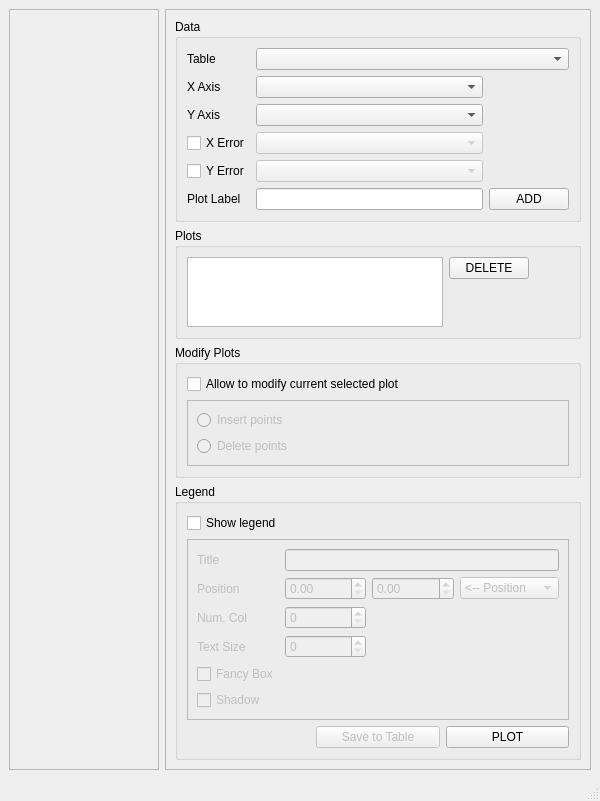
<?xml version="1.0" encoding="UTF-8"?>
<ui version="4.0">
 <class>plotTableWindow</class>
 <widget class="QMainWindow" name="plotTableWindow">
  <property name="geometry">
   <rect>
    <x>0</x>
    <y>0</y>
    <width>600</width>
    <height>796</height>
   </rect>
  </property>
  <property name="windowTitle">
   <string>MainWindow</string>
  </property>
  <widget class="QWidget" name="centralwidget">
   <layout class="QHBoxLayout" name="horizontalLayout">
    <item>
     <widget class="QFrame" name="plot_frame">
      <property name="sizePolicy">
       <sizepolicy hsizetype="Minimum" vsizetype="Expanding">
        <horstretch>0</horstretch>
        <verstretch>0</verstretch>
       </sizepolicy>
      </property>
      <property name="frameShape">
       <enum>QFrame::StyledPanel</enum>
      </property>
      <property name="frameShadow">
       <enum>QFrame::Raised</enum>
      </property>
      <layout class="QVBoxLayout" name="plot_frame_Layout"/>
     </widget>
    </item>
    <item>
     <widget class="QFrame" name="frame_2">
      <property name="sizePolicy">
       <sizepolicy hsizetype="Maximum" vsizetype="Expanding">
        <horstretch>0</horstretch>
        <verstretch>0</verstretch>
       </sizepolicy>
      </property>
      <property name="frameShape">
       <enum>QFrame::StyledPanel</enum>
      </property>
      <property name="frameShadow">
       <enum>QFrame::Raised</enum>
      </property>
      <layout class="QVBoxLayout" name="verticalLayout">
       <item>
        <widget class="QGroupBox" name="groupBox">
         <property name="title">
          <string>Data</string>
         </property>
         <layout class="QGridLayout" name="gridLayout">
          <item row="0" column="0">
           <widget class="QLabel" name="label">
            <property name="text">
             <string>Table</string>
            </property>
           </widget>
          </item>
          <item row="1" column="0">
           <widget class="QLabel" name="label_2">
            <property name="text">
             <string>X Axis</string>
            </property>
           </widget>
          </item>
          <item row="2" column="0">
           <widget class="QLabel" name="label_3">
            <property name="text">
             <string>Y Axis</string>
            </property>
           </widget>
          </item>
          <item row="5" column="0">
           <widget class="QLabel" name="label_4">
            <property name="text">
             <string>Plot Label</string>
            </property>
           </widget>
          </item>
          <item row="5" column="1">
           <widget class="QLineEdit" name="plotLabel"/>
          </item>
          <item row="0" column="1" colspan="2">
           <widget class="QComboBox" name="tableList">
            <property name="sizeAdjustPolicy">
             <enum>QComboBox::AdjustToMinimumContentsLength</enum>
            </property>
            <property name="minimumContentsLength">
             <number>15</number>
            </property>
           </widget>
          </item>
          <item row="1" column="1">
           <widget class="QComboBox" name="XAxis"/>
          </item>
          <item row="2" column="1">
           <widget class="QComboBox" name="YAxis"/>
          </item>
          <item row="5" column="2">
           <widget class="QPushButton" name="addButton">
            <property name="text">
             <string>ADD</string>
            </property>
           </widget>
          </item>
          <item row="3" column="1">
           <widget class="QComboBox" name="XError">
            <property name="enabled">
             <bool>false</bool>
            </property>
           </widget>
          </item>
          <item row="4" column="1">
           <widget class="QComboBox" name="YError">
            <property name="enabled">
             <bool>false</bool>
            </property>
           </widget>
          </item>
          <item row="3" column="0">
           <widget class="QCheckBox" name="xerrorCheck">
            <property name="text">
             <string>X Error</string>
            </property>
           </widget>
          </item>
          <item row="4" column="0">
           <widget class="QCheckBox" name="yerrorCheck">
            <property name="text">
             <string>Y Error</string>
            </property>
           </widget>
          </item>
         </layout>
        </widget>
       </item>
       <item>
        <widget class="QGroupBox" name="groupBox_2">
         <property name="title">
          <string>Plots</string>
         </property>
         <layout class="QGridLayout" name="gridLayout_2">
          <item row="0" column="2">
           <spacer name="horizontalSpacer_2">
            <property name="orientation">
             <enum>Qt::Horizontal</enum>
            </property>
            <property name="sizeHint" stdset="0">
             <size>
              <width>40</width>
              <height>20</height>
             </size>
            </property>
           </spacer>
          </item>
          <item row="0" column="0" rowspan="3">
           <widget class="QListWidget" name="plotList"/>
          </item>
          <item row="0" column="1">
           <widget class="QPushButton" name="delPlotButton">
            <property name="text">
             <string>DELETE</string>
            </property>
           </widget>
          </item>
         </layout>
        </widget>
       </item>
       <item>
        <widget class="QGroupBox" name="groupBox_4">
         <property name="title">
          <string>Modify Plots</string>
         </property>
         <layout class="QVBoxLayout" name="verticalLayout_2">
          <item>
           <widget class="QCheckBox" name="modifyPlotsBox">
            <property name="text">
             <string>Allow to modify current selected plot</string>
            </property>
           </widget>
          </item>
          <item>
           <widget class="QFrame" name="modifyPlotsFrame">
            <property name="enabled">
             <bool>false</bool>
            </property>
            <property name="frameShape">
             <enum>QFrame::StyledPanel</enum>
            </property>
            <property name="frameShadow">
             <enum>QFrame::Raised</enum>
            </property>
            <layout class="QVBoxLayout" name="verticalLayout_3">
             <item>
              <widget class="QRadioButton" name="insertPointsRadio">
               <property name="text">
                <string>Insert points</string>
               </property>
              </widget>
             </item>
             <item>
              <widget class="QRadioButton" name="deletePointsRadio">
               <property name="text">
                <string>Delete points</string>
               </property>
              </widget>
             </item>
            </layout>
           </widget>
          </item>
         </layout>
        </widget>
       </item>
       <item>
        <widget class="QGroupBox" name="groupBox_3">
         <property name="title">
          <string>Legend</string>
         </property>
         <layout class="QGridLayout" name="gridLayout_3">
          <item row="3" column="2">
           <widget class="QPushButton" name="plotButton">
            <property name="text">
             <string>PLOT</string>
            </property>
           </widget>
          </item>
          <item row="1" column="0" colspan="3">
           <widget class="QFrame" name="legendFrame">
            <property name="enabled">
             <bool>false</bool>
            </property>
            <property name="frameShape">
             <enum>QFrame::StyledPanel</enum>
            </property>
            <property name="frameShadow">
             <enum>QFrame::Raised</enum>
            </property>
            <layout class="QGridLayout" name="gridLayout_4">
             <item row="1" column="0">
              <widget class="QLabel" name="label_5">
               <property name="text">
                <string>Title</string>
               </property>
              </widget>
             </item>
             <item row="1" column="1" colspan="3">
              <widget class="QLineEdit" name="titleLine">
               <property name="inputMask">
                <string/>
               </property>
              </widget>
             </item>
             <item row="2" column="0">
              <widget class="QLabel" name="label_6">
               <property name="text">
                <string>Position</string>
               </property>
              </widget>
             </item>
             <item row="2" column="1">
              <widget class="QDoubleSpinBox" name="xposSpin">
               <property name="maximum">
                <double>1.000000000000000</double>
               </property>
               <property name="singleStep">
                <double>0.100000000000000</double>
               </property>
              </widget>
             </item>
             <item row="2" column="2">
              <widget class="QDoubleSpinBox" name="yposSpin">
               <property name="maximum">
                <double>1.000000000000000</double>
               </property>
               <property name="singleStep">
                <double>0.100000000000000</double>
               </property>
              </widget>
             </item>
             <item row="2" column="3">
              <widget class="QComboBox" name="positionCombo">
               <item>
                <property name="text">
                 <string>&lt;-- Position</string>
                </property>
               </item>
               <item>
                <property name="text">
                 <string>best</string>
                </property>
               </item>
               <item>
                <property name="text">
                 <string>upper right</string>
                </property>
               </item>
               <item>
                <property name="text">
                 <string>upper left</string>
                </property>
               </item>
               <item>
                <property name="text">
                 <string>lower left</string>
                </property>
               </item>
               <item>
                <property name="text">
                 <string>right</string>
                </property>
               </item>
               <item>
                <property name="text">
                 <string>center left</string>
                </property>
               </item>
               <item>
                <property name="text">
                 <string>center right</string>
                </property>
               </item>
               <item>
                <property name="text">
                 <string>lower center</string>
                </property>
               </item>
               <item>
                <property name="text">
                 <string>upper center</string>
                </property>
               </item>
               <item>
                <property name="text">
                 <string>center</string>
                </property>
               </item>
              </widget>
             </item>
             <item row="3" column="0">
              <widget class="QLabel" name="label_7">
               <property name="text">
                <string>Num. Col</string>
               </property>
              </widget>
             </item>
             <item row="3" column="1">
              <widget class="QSpinBox" name="ncolSpin"/>
             </item>
             <item row="4" column="0">
              <widget class="QLabel" name="label_8">
               <property name="text">
                <string>Text Size</string>
               </property>
              </widget>
             </item>
             <item row="4" column="1">
              <widget class="QSpinBox" name="textSizeSpin"/>
             </item>
             <item row="5" column="0">
              <widget class="QCheckBox" name="fancyBox">
               <property name="text">
                <string>Fancy Box</string>
               </property>
              </widget>
             </item>
             <item row="6" column="0">
              <widget class="QCheckBox" name="shadowBox">
               <property name="text">
                <string>Shadow</string>
               </property>
              </widget>
             </item>
            </layout>
           </widget>
          </item>
          <item row="0" column="0">
           <widget class="QCheckBox" name="showLegendBox">
            <property name="text">
             <string>Show legend</string>
            </property>
           </widget>
          </item>
          <item row="3" column="1">
           <widget class="QPushButton" name="saveButton">
            <property name="enabled">
             <bool>false</bool>
            </property>
            <property name="text">
             <string>Save to Table</string>
            </property>
           </widget>
          </item>
         </layout>
        </widget>
       </item>
      </layout>
     </widget>
    </item>
   </layout>
  </widget>
  <widget class="QMenuBar" name="menubar">
   <property name="geometry">
    <rect>
     <x>0</x>
     <y>0</y>
     <width>600</width>
     <height>25</height>
    </rect>
   </property>
  </widget>
  <widget class="QStatusBar" name="statusbar"/>
 </widget>
 <resources/>
 <connections/>
</ui>
